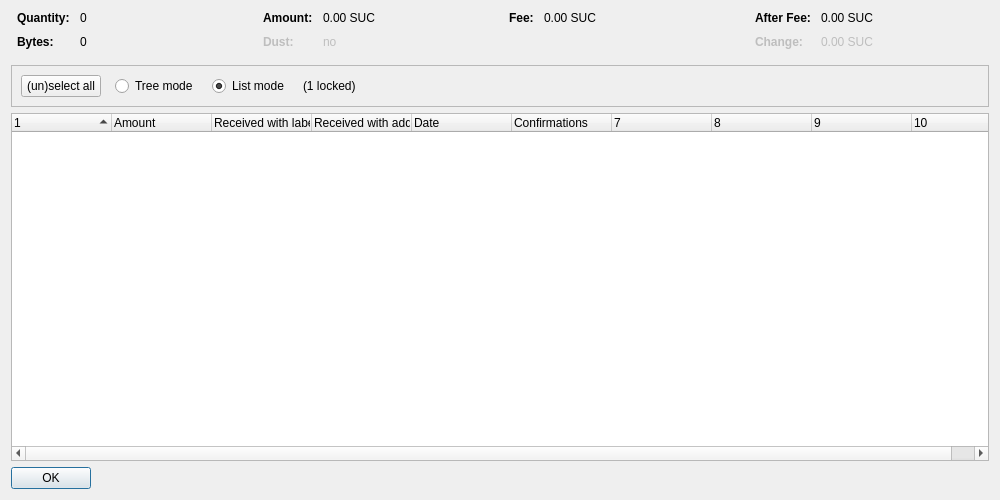
<?xml version="1.0" encoding="UTF-8"?>
<ui version="4.0">
 <class>CoinControlDialog</class>
 <widget class="QDialog" name="CoinControlDialog">
  <property name="geometry">
   <rect>
    <x>0</x>
    <y>0</y>
    <width>1000</width>
    <height>500</height>
   </rect>
  </property>
  <property name="windowTitle">
   <string>Coin Selection</string>
  </property>
  <layout class="QVBoxLayout" name="verticalLayout">
   <item>
    <layout class="QHBoxLayout" name="horizontalLayoutTop" stretch="0,0,0,0">
     <property name="topMargin">
      <number>0</number>
     </property>
     <property name="bottomMargin">
      <number>10</number>
     </property>
     <item>
      <layout class="QFormLayout" name="formLayoutCoinControl1">
       <property name="horizontalSpacing">
        <number>10</number>
       </property>
       <property name="verticalSpacing">
        <number>10</number>
       </property>
       <property name="leftMargin">
        <number>6</number>
       </property>
       <property name="rightMargin">
        <number>6</number>
       </property>
       <item row="0" column="0">
        <widget class="QLabel" name="labelCoinControlQuantityText">
         <property name="font">
          <font>
           <weight>75</weight>
           <bold>true</bold>
          </font>
         </property>
         <property name="text">
          <string>Quantity:</string>
         </property>
        </widget>
       </item>
       <item row="0" column="1">
        <widget class="QLabel" name="labelCoinControlQuantity">
         <property name="cursor">
          <cursorShape>IBeamCursor</cursorShape>
         </property>
         <property name="contextMenuPolicy">
          <enum>Qt::ActionsContextMenu</enum>
         </property>
         <property name="text">
          <string notr="true">0</string>
         </property>
         <property name="textInteractionFlags">
          <set>Qt::LinksAccessibleByMouse|Qt::TextSelectableByKeyboard|Qt::TextSelectableByMouse</set>
         </property>
        </widget>
       </item>
       <item row="1" column="0">
        <widget class="QLabel" name="labelCoinControlBytesText">
         <property name="font">
          <font>
           <weight>75</weight>
           <bold>true</bold>
          </font>
         </property>
         <property name="text">
          <string>Bytes:</string>
         </property>
        </widget>
       </item>
       <item row="1" column="1">
        <widget class="QLabel" name="labelCoinControlBytes">
         <property name="cursor">
          <cursorShape>IBeamCursor</cursorShape>
         </property>
         <property name="contextMenuPolicy">
          <enum>Qt::ActionsContextMenu</enum>
         </property>
         <property name="text">
          <string notr="true">0</string>
         </property>
         <property name="textInteractionFlags">
          <set>Qt::LinksAccessibleByMouse|Qt::TextSelectableByKeyboard|Qt::TextSelectableByMouse</set>
         </property>
        </widget>
       </item>
      </layout>
     </item>
     <item>
      <layout class="QFormLayout" name="formLayoutCoinControl2">
       <property name="horizontalSpacing">
        <number>10</number>
       </property>
       <property name="verticalSpacing">
        <number>10</number>
       </property>
       <property name="leftMargin">
        <number>6</number>
       </property>
       <property name="rightMargin">
        <number>6</number>
       </property>
       <item row="0" column="0">
        <widget class="QLabel" name="labelCoinControlAmountText">
         <property name="font">
          <font>
           <weight>75</weight>
           <bold>true</bold>
          </font>
         </property>
         <property name="text">
          <string>Amount:</string>
         </property>
        </widget>
       </item>
       <item row="0" column="1">
        <widget class="QLabel" name="labelCoinControlAmount">
         <property name="cursor">
          <cursorShape>IBeamCursor</cursorShape>
         </property>
         <property name="contextMenuPolicy">
          <enum>Qt::ActionsContextMenu</enum>
         </property>
         <property name="text">
          <string notr="true">0.00 SUC</string>
         </property>
         <property name="textInteractionFlags">
          <set>Qt::LinksAccessibleByMouse|Qt::TextSelectableByKeyboard|Qt::TextSelectableByMouse</set>
         </property>
        </widget>
       </item>
       <item row="1" column="0">
        <widget class="QLabel" name="labelCoinControlLowOutputText">
         <property name="enabled">
          <bool>false</bool>
         </property>
         <property name="font">
          <font>
           <weight>75</weight>
           <bold>true</bold>
          </font>
         </property>
         <property name="text">
          <string>Dust:</string>
         </property>
        </widget>
       </item>
       <item row="1" column="1">
        <widget class="QLabel" name="labelCoinControlLowOutput">
         <property name="enabled">
          <bool>false</bool>
         </property>
         <property name="cursor">
          <cursorShape>IBeamCursor</cursorShape>
         </property>
         <property name="contextMenuPolicy">
          <enum>Qt::ActionsContextMenu</enum>
         </property>
         <property name="text">
          <string notr="true">no</string>
         </property>
         <property name="textInteractionFlags">
          <set>Qt::LinksAccessibleByMouse|Qt::TextSelectableByKeyboard|Qt::TextSelectableByMouse</set>
         </property>
        </widget>
       </item>
      </layout>
     </item>
     <item>
      <layout class="QFormLayout" name="formLayoutCoinControl3">
       <property name="horizontalSpacing">
        <number>10</number>
       </property>
       <property name="verticalSpacing">
        <number>10</number>
       </property>
       <property name="leftMargin">
        <number>6</number>
       </property>
       <property name="rightMargin">
        <number>6</number>
       </property>
       <item row="0" column="0">
        <widget class="QLabel" name="labelCoinControlFeeText">
         <property name="font">
          <font>
           <weight>75</weight>
           <bold>true</bold>
          </font>
         </property>
         <property name="text">
          <string>Fee:</string>
         </property>
        </widget>
       </item>
       <item row="0" column="1">
        <widget class="QLabel" name="labelCoinControlFee">
         <property name="cursor">
          <cursorShape>IBeamCursor</cursorShape>
         </property>
         <property name="contextMenuPolicy">
          <enum>Qt::ActionsContextMenu</enum>
         </property>
         <property name="text">
          <string notr="true">0.00 SUC</string>
         </property>
         <property name="textInteractionFlags">
          <set>Qt::LinksAccessibleByMouse|Qt::TextSelectableByKeyboard|Qt::TextSelectableByMouse</set>
         </property>
        </widget>
       </item>
      </layout>
     </item>
     <item>
      <layout class="QFormLayout" name="formLayoutCoinControl4">
       <property name="horizontalSpacing">
        <number>10</number>
       </property>
       <property name="verticalSpacing">
        <number>10</number>
       </property>
       <property name="leftMargin">
        <number>6</number>
       </property>
       <property name="rightMargin">
        <number>6</number>
       </property>
       <item row="0" column="0">
        <widget class="QLabel" name="labelCoinControlAfterFeeText">
         <property name="font">
          <font>
           <weight>75</weight>
           <bold>true</bold>
          </font>
         </property>
         <property name="text">
          <string>After Fee:</string>
         </property>
        </widget>
       </item>
       <item row="0" column="1">
        <widget class="QLabel" name="labelCoinControlAfterFee">
         <property name="cursor">
          <cursorShape>IBeamCursor</cursorShape>
         </property>
         <property name="contextMenuPolicy">
          <enum>Qt::ActionsContextMenu</enum>
         </property>
         <property name="text">
          <string notr="true">0.00 SUC</string>
         </property>
         <property name="textInteractionFlags">
          <set>Qt::LinksAccessibleByMouse|Qt::TextSelectableByKeyboard|Qt::TextSelectableByMouse</set>
         </property>
        </widget>
       </item>
       <item row="1" column="0">
        <widget class="QLabel" name="labelCoinControlChangeText">
         <property name="enabled">
          <bool>false</bool>
         </property>
         <property name="font">
          <font>
           <weight>75</weight>
           <bold>true</bold>
          </font>
         </property>
         <property name="text">
          <string>Change:</string>
         </property>
        </widget>
       </item>
       <item row="1" column="1">
        <widget class="QLabel" name="labelCoinControlChange">
         <property name="enabled">
          <bool>false</bool>
         </property>
         <property name="cursor">
          <cursorShape>IBeamCursor</cursorShape>
         </property>
         <property name="contextMenuPolicy">
          <enum>Qt::ActionsContextMenu</enum>
         </property>
         <property name="text">
          <string notr="true">0.00 SUC</string>
         </property>
         <property name="textInteractionFlags">
          <set>Qt::LinksAccessibleByMouse|Qt::TextSelectableByKeyboard|Qt::TextSelectableByMouse</set>
         </property>
        </widget>
       </item>
      </layout>
     </item>
    </layout>
   </item>
   <item>
    <widget class="QFrame" name="frame">
     <property name="minimumSize">
      <size>
       <width>0</width>
       <height>40</height>
      </size>
     </property>
     <property name="frameShape">
      <enum>QFrame::StyledPanel</enum>
     </property>
     <property name="frameShadow">
      <enum>QFrame::Sunken</enum>
     </property>
     <layout class="QHBoxLayout" name="horizontalLayout">
      <item>
       <layout class="QHBoxLayout" name="horizontalLayoutPanel" stretch="0,0,0,0,0">
        <property name="spacing">
         <number>14</number>
        </property>
        <item>
         <widget class="QPushButton" name="pushButtonSelectAll">
          <property name="sizePolicy">
           <sizepolicy hsizetype="Maximum" vsizetype="Fixed">
            <horstretch>0</horstretch>
            <verstretch>0</verstretch>
           </sizepolicy>
          </property>
          <property name="text">
           <string>(un)select all</string>
          </property>
          <property name="autoDefault">
           <bool>false</bool>
          </property>
         </widget>
        </item>
        <item>
         <widget class="QRadioButton" name="radioTreeMode">
          <property name="sizePolicy">
           <sizepolicy hsizetype="Maximum" vsizetype="Fixed">
            <horstretch>0</horstretch>
            <verstretch>0</verstretch>
           </sizepolicy>
          </property>
          <property name="text">
           <string>Tree mode</string>
          </property>
         </widget>
        </item>
        <item>
         <widget class="QRadioButton" name="radioListMode">
          <property name="sizePolicy">
           <sizepolicy hsizetype="Maximum" vsizetype="Fixed">
            <horstretch>0</horstretch>
            <verstretch>0</verstretch>
           </sizepolicy>
          </property>
          <property name="text">
           <string>List mode</string>
          </property>
          <property name="checked">
           <bool>true</bool>
          </property>
         </widget>
        </item>
        <item>
         <widget class="QLabel" name="labelLocked">
          <property name="text">
           <string notr="true">(1 locked)</string>
          </property>
         </widget>
        </item>
        <item>
         <spacer name="horizontalSpacer">
          <property name="orientation">
           <enum>Qt::Horizontal</enum>
          </property>
          <property name="sizeHint" stdset="0">
           <size>
            <width>40</width>
            <height>20</height>
           </size>
          </property>
         </spacer>
        </item>
       </layout>
      </item>
     </layout>
    </widget>
   </item>
   <item>
    <widget class="CoinControlTreeWidget" name="treeWidget">
     <property name="contextMenuPolicy">
      <enum>Qt::CustomContextMenu</enum>
     </property>
     <property name="sortingEnabled">
      <bool>false</bool>
     </property>
     <property name="columnCount">
      <number>10</number>
     </property>
     <attribute name="headerShowSortIndicator" stdset="0">
      <bool>true</bool>
     </attribute>
     <attribute name="headerStretchLastSection">
      <bool>false</bool>
     </attribute>
     <column>
      <property name="text">
       <string/>
      </property>
     </column>
     <column>
      <property name="text">
       <string>Amount</string>
      </property>
     </column>
     <column>
      <property name="text">
       <string>Received with label</string>
      </property>
     </column>
     <column>
      <property name="text">
       <string>Received with address</string>
      </property>
     </column>
     <column>
      <property name="text">
       <string>Date</string>
      </property>
     </column>
     <column>
      <property name="text">
       <string>Confirmations</string>
      </property>
      <property name="toolTip">
       <string>Confirmed</string>
      </property>
     </column>
     <column>
      <property name="text">
       <string/>
      </property>
     </column>
     <column>
      <property name="text">
       <string/>
      </property>
     </column>
     <column>
      <property name="text">
       <string/>
      </property>
     </column>
     <column>
      <property name="text">
       <string/>
      </property>
     </column>
    </widget>
   </item>
   <item>
    <widget class="QDialogButtonBox" name="buttonBox">
     <property name="sizePolicy">
      <sizepolicy hsizetype="Maximum" vsizetype="Fixed">
       <horstretch>0</horstretch>
       <verstretch>0</verstretch>
      </sizepolicy>
     </property>
     <property name="orientation">
      <enum>Qt::Horizontal</enum>
     </property>
     <property name="standardButtons">
      <set>QDialogButtonBox::Ok</set>
     </property>
    </widget>
   </item>
  </layout>
 </widget>
 <customwidgets>
  <customwidget>
   <class>CoinControlTreeWidget</class>
   <extends>QTreeWidget</extends>
   <header>qt/coincontroltreewidget.h</header>
  </customwidget>
 </customwidgets>
 <resources/>
 <connections/>
</ui>
